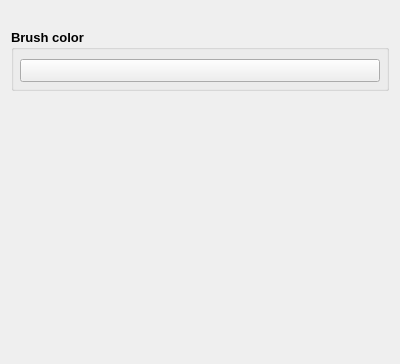
<?xml version="1.0" encoding="UTF-8"?>
<ui version="4.0">
 <class>brush_widget</class>
 <widget class="QWidget" name="brush_widget">
  <property name="geometry">
   <rect>
    <x>0</x>
    <y>0</y>
    <width>400</width>
    <height>364</height>
   </rect>
  </property>
  <property name="windowTitle">
   <string>Form</string>
  </property>
  <layout class="QGridLayout" name="gridLayout">
   <item row="0" column="0">
    <widget class="SliderWidget" name="brush_size_slider" native="true">
     <property name="slider_minimum" stdset="0">
      <number>1</number>
     </property>
     <property name="slider_maximum" stdset="0">
      <number>100</number>
     </property>
     <property name="spinbox_minimum" stdset="0">
      <number>1</number>
     </property>
     <property name="spinbox_maximum" stdset="0">
      <number>100</number>
     </property>
     <property name="slider_tick_interval" stdset="0">
      <number>1</number>
     </property>
     <property name="slider_single_step" stdset="0">
      <number>1</number>
     </property>
     <property name="slider_page_step" stdset="0">
      <number>10</number>
     </property>
     <property name="spinbox_single_step" stdset="0">
      <number>1</number>
     </property>
     <property name="spinbox_page_step" stdset="0">
      <number>10</number>
     </property>
     <property name="label_text" stdset="0">
      <string>Brush Size</string>
     </property>
     <property name="slider_callback" stdset="0">
      <string notr="true">handle_value_change</string>
     </property>
     <property name="settings_property" stdset="0">
      <string notr="true">brush_settings.size</string>
     </property>
     <property name="display_as_float" stdset="0">
      <bool>false</bool>
     </property>
    </widget>
   </item>
   <item row="1" column="0">
    <widget class="SliderWidget" name="strength_slider" native="true">
     <property name="slider_minimum" stdset="0">
      <number>1</number>
     </property>
     <property name="slider_maximum" stdset="0">
      <number>100</number>
     </property>
     <property name="spinbox_minimum" stdset="0">
      <number>1</number>
     </property>
     <property name="spinbox_maximum" stdset="0">
      <number>100</number>
     </property>
     <property name="slider_tick_interval" stdset="0">
      <number>1</number>
     </property>
     <property name="slider_single_step" stdset="0">
      <number>1</number>
     </property>
     <property name="slider_page_step" stdset="0">
      <number>10</number>
     </property>
     <property name="spinbox_single_step" stdset="0">
      <number>1</number>
     </property>
     <property name="spinbox_page_step" stdset="0">
      <number>10</number>
     </property>
     <property name="label_text" stdset="0">
      <string>Strength</string>
     </property>
     <property name="slider_callback" stdset="0">
      <string notr="true">handle_value_change</string>
     </property>
     <property name="settings_property" stdset="0">
      <string notr="true">generator_settings.strength</string>
     </property>
     <property name="display_as_float" stdset="0">
      <bool>false</bool>
     </property>
    </widget>
   </item>
   <item row="2" column="0">
    <widget class="SliderWidget" name="controlnet_conditioning_scale" native="true">
     <property name="slider_minimum" stdset="0">
      <number>1</number>
     </property>
     <property name="slider_maximum" stdset="0">
      <number>100</number>
     </property>
     <property name="spinbox_minimum" stdset="0">
      <number>1</number>
     </property>
     <property name="spinbox_maximum" stdset="0">
      <number>100</number>
     </property>
     <property name="slider_tick_interval" stdset="0">
      <number>1</number>
     </property>
     <property name="slider_single_step" stdset="0">
      <number>1</number>
     </property>
     <property name="slider_page_step" stdset="0">
      <number>10</number>
     </property>
     <property name="spinbox_single_step" stdset="0">
      <number>1</number>
     </property>
     <property name="spinbox_page_step" stdset="0">
      <number>10</number>
     </property>
     <property name="label_text" stdset="0">
      <string>Controlnet Conditioning Scale</string>
     </property>
     <property name="slider_callback" stdset="0">
      <string notr="true">handle_value_change</string>
     </property>
     <property name="settings_property" stdset="0">
      <string notr="true">generator_settings.controlnet_conditioning_scale</string>
     </property>
     <property name="display_as_float" stdset="0">
      <bool>false</bool>
     </property>
    </widget>
   </item>
   <item row="3" column="0">
    <widget class="QGroupBox" name="groupBox_4">
     <property name="minimumSize">
      <size>
       <width>0</width>
       <height>25</height>
      </size>
     </property>
     <property name="font">
      <font>
       <pointsize>10</pointsize>
       <bold>true</bold>
      </font>
     </property>
     <property name="title">
      <string>Brush color</string>
     </property>
     <layout class="QGridLayout" name="gridLayout_3">
      <property name="leftMargin">
       <number>6</number>
      </property>
      <property name="topMargin">
       <number>9</number>
      </property>
      <property name="rightMargin">
       <number>6</number>
      </property>
      <property name="bottomMargin">
       <number>6</number>
      </property>
      <item row="0" column="0">
       <widget class="QToolButton" name="primary_color_button">
        <property name="sizePolicy">
         <sizepolicy hsizetype="MinimumExpanding" vsizetype="Fixed">
          <horstretch>0</horstretch>
          <verstretch>0</verstretch>
         </sizepolicy>
        </property>
        <property name="font">
         <font>
          <pointsize>10</pointsize>
          <bold>true</bold>
         </font>
        </property>
        <property name="text">
         <string/>
        </property>
       </widget>
      </item>
     </layout>
    </widget>
   </item>
   <item row="4" column="0">
    <spacer name="verticalSpacer">
     <property name="orientation">
      <enum>Qt::Vertical</enum>
     </property>
     <property name="sizeHint" stdset="0">
      <size>
       <width>20</width>
       <height>40</height>
      </size>
     </property>
    </spacer>
   </item>
  </layout>
 </widget>
 <customwidgets>
  <customwidget>
   <class>SliderWidget</class>
   <extends>QWidget</extends>
   <header>airunner/widgets/slider/slider_widget</header>
   <container>1</container>
  </customwidget>
 </customwidgets>
 <resources/>
 <connections>
  <connection>
   <sender>primary_color_button</sender>
   <signal>clicked()</signal>
   <receiver>brush_widget</receiver>
   <slot>color_button_clicked()</slot>
   <hints>
    <hint type="sourcelabel">
     <x>237</x>
     <y>57</y>
    </hint>
    <hint type="destinationlabel">
     <x>144</x>
     <y>-8</y>
    </hint>
   </hints>
  </connection>
 </connections>
 <slots>
  <slot>color_button_clicked()</slot>
 </slots>
</ui>
